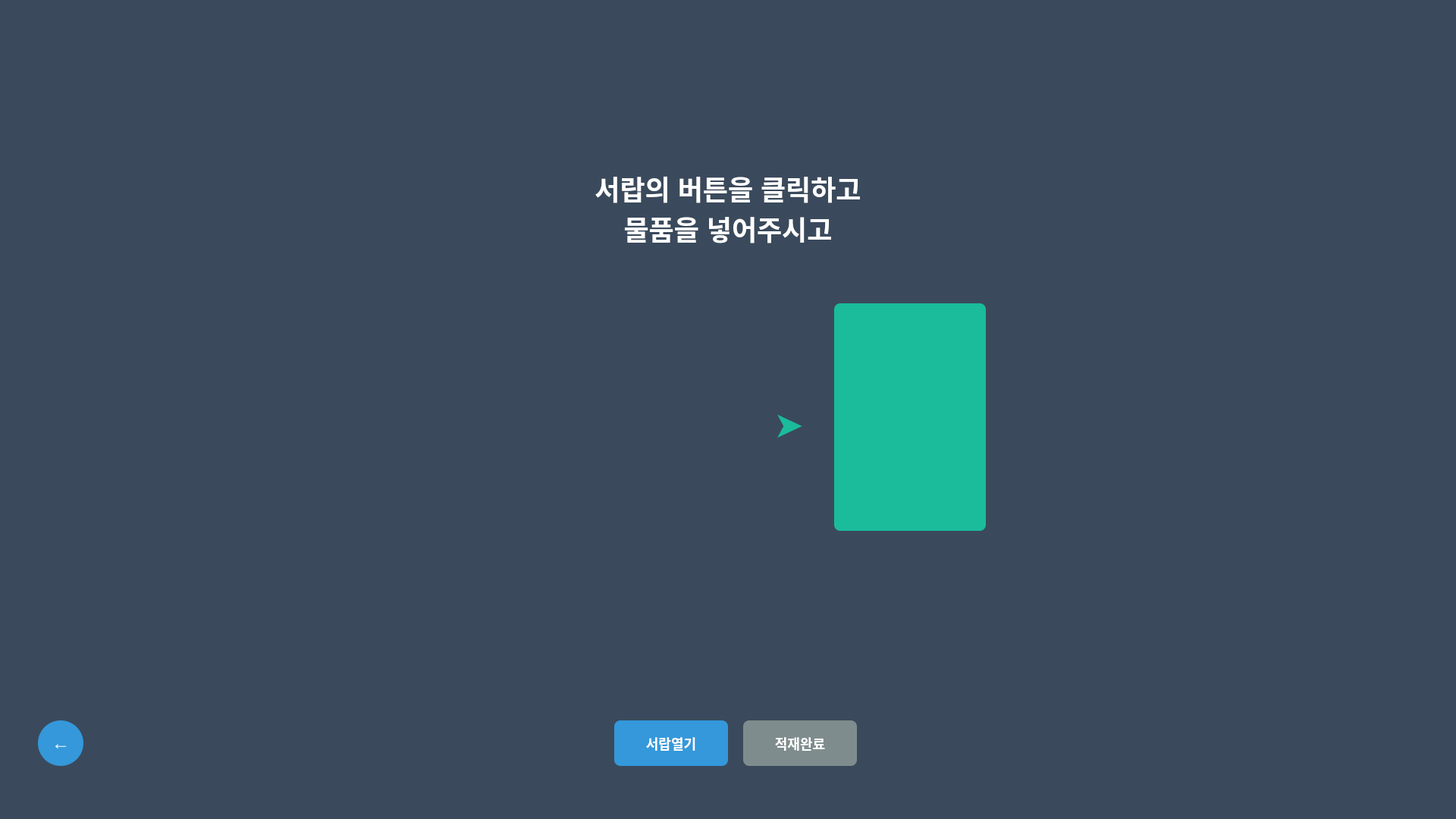
<?xml version="1.0" encoding="UTF-8"?>
<ui version="4.0">
 <class>DrawerOpen</class>
 <widget class="QWidget" name="DrawerOpen">
  <property name="geometry">
   <rect>
    <x>0</x>
    <y>0</y>
    <width>1920</width>
    <height>1080</height>
   </rect>
  </property>
  <property name="windowTitle">
   <string>Drawer Open</string>
  </property>
  <property name="styleSheet">
   <string>QWidget {
    background-color: #3a4a5c;
}

QLabel {
    color: white;
    font-family: "Malgun Gothic", "Arial", sans-serif;
    background-color: transparent;
    border: none;
}

QPushButton {
    background-color: #3498db;
    color: white;
    border: none;
    border-radius: 8px;
    font-family: "Malgun Gothic", sans-serif;
    font-weight: bold;
    font-size: 18px;
}

QPushButton:hover {
    background-color: #2980b9;
}</string>
  </property>
  
  <!-- 뒤로가기 버튼 -->
  <widget class="QPushButton" name="backButton">
   <property name="geometry">
    <rect>
     <x>50</x>
     <y>950</y>
     <width>60</width>
     <height>60</height>
    </rect>
   </property>
   <property name="text">
    <string>←</string>
   </property>
   <property name="styleSheet">
    <string>font-size: 24px; border-radius: 30px;</string>
   </property>
  </widget>
  
  <!-- 안내 메시지 -->
  <widget class="QLabel" name="instructionText">
   <property name="geometry">
    <rect>
     <x>460</x>
     <y>200</y>
     <width>1000</width>
     <height>150</height>
    </rect>
   </property>
   <property name="text">
    <string>서랍의 버튼을 클릭하고
물품을 넣어주시고</string>
   </property>
   <property name="styleSheet">
    <string>font-size: 36px; 
font-weight: bold; 
color: white; 
line-height: 1.3;</string>
   </property>
   <property name="alignment">
    <set>Qt::AlignCenter</set>
   </property>
  </widget>
  
  <!-- 서랍 시각화 -->
  <widget class="QFrame" name="drawerFrame">
   <property name="geometry">
    <rect>
     <x>1100</x>
     <y>400</y>
     <width>200</width>
     <height>300</height>
    </rect>
   </property>
   <property name="styleSheet">
    <string>background-color: #1abc9c; border-radius: 8px;</string>
   </property>
  </widget>
  
  <!-- 화살표 -->
  <widget class="QLabel" name="arrowIcon">
   <property name="geometry">
    <rect>
     <x>1000</x>
     <y>530</y>
     <width>80</width>
     <height>60</height>
    </rect>
   </property>
   <property name="text">
    <string>➤</string>
   </property>
   <property name="styleSheet">
    <string>font-size: 48px; color: #1abc9c;</string>
   </property>
   <property name="alignment">
    <set>Qt::AlignCenter</set>
   </property>
  </widget>
  
  <!-- 서랍열기 버튼 -->
  <widget class="QPushButton" name="openDrawerButton">
   <property name="geometry">
    <rect>
     <x>810</x>
     <y>950</y>
     <width>150</width>
     <height>60</height>
    </rect>
   </property>
   <property name="text">
    <string>서랍열기</string>
   </property>
   <property name="styleSheet">
    <string>font-size: 18px; font-weight: bold;</string>
   </property>
  </widget>
  
  <!-- 적재완료 버튼 -->
  <widget class="QPushButton" name="loadingCompleteButton">
   <property name="geometry">
    <rect>
     <x>980</x>
     <y>950</y>
     <width>150</width>
     <height>60</height>
    </rect>
   </property>
   <property name="text">
    <string>적재완료</string>
   </property>
   <property name="styleSheet">
    <string>background-color: #7f8c8d; font-size: 18px; font-weight: bold;</string>
   </property>
   <property name="enabled">
    <bool>false</bool>
   </property>
  </widget>

 </widget>
 <resources/>
 <connections/>
</ui>
